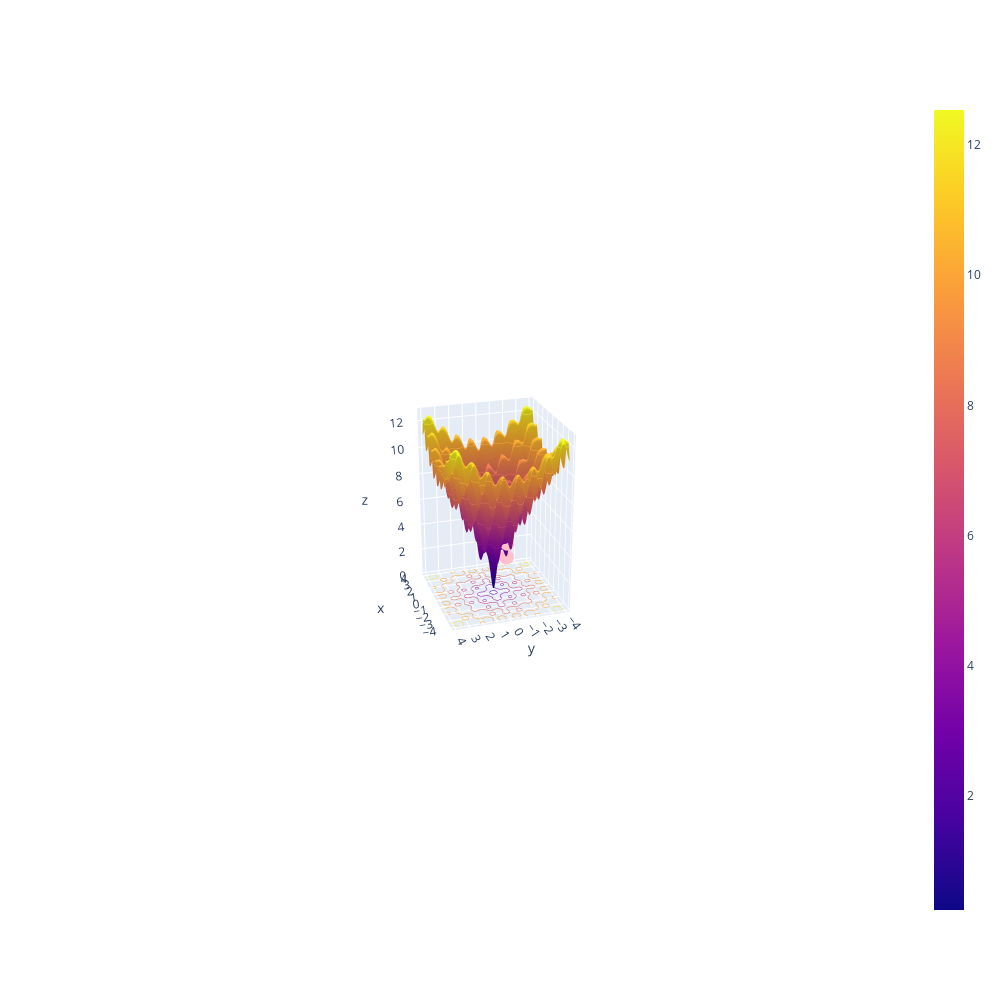

Here is the notebook cell this chart was saved with:
### Code cell
gd.show_me_visualisation("3D")

### Figure 1 — Plotly figure (JSON) as saved in the notebook; plotly's stock layout.template omitted (floating-point values rounded to 4 significant figures; data arrays with more than 128 entries replaced by an {"elided": "..."} marker saying what was removed)
{"data": [{"contours": {"z": {"highlightcolor": "limegreen", "project": {"z": true}, "show": true, "usecolormap": true}}, "type": "surface", "x": {"elided": "100x100 float values"}, "y": {"elided": "100x100 float values"}, "z": {"elided": "100x100 float values"}}, {"marker": {"color": "Pink", "size": 5}, "opacity": true, "type": "scatter3d", "x": [-0.27, -0.27, -0.27, 0.2297, 0.2297, 0.2297, -0.01941, -0.01941, -0.01941, -0.01941, 0.02145, 0.02145, 0.02145, -0.002653, -0.002653, -0.002653, -0.002653, -0.002653, 0.001245, 0.001245, 0.001245, -0.0007069, -0.0007069, -0.0007069, 0.0002694, 0.0002694, 0.0002694, -0.0002189, -0.0002189, -0.0002189, 2.525e-05, 2.525e-05, 2.525e-05, 2.525e-05, 2.525e-05, -5.27e-06, -5.27e-06, -5.27e-06, -5.27e-06, 2.359e-06], "y": [-0.92, -0.92, -0.92, -0.9041, -0.9041, -0.9041, -0.9246, -0.9246, -0.9246, -0.9246, -0.9719, -0.9719, -0.9719, -0.952, -0.952, -0.952, -0.952, -0.952, -0.9522, -0.9522, -0.9522, -0.9521, -0.9521, -0.9521, -0.9522, -0.9522, -0.9522, -0.9522, -0.9522, -0.9522, -0.9522, -0.9522, -0.9522, -0.9522, -0.9522, -0.9522, -0.9522, -0.9522, -0.9522, -0.9522], "z": [3.799, 3.799, 3.799, 3.581, 3.581, 3.581, 2.607, 2.607, 2.607, 2.607, 2.602, 2.602, 2.602, 2.58, 2.58, 2.58, 2.58, 2.58, 2.58, 2.58, 2.58, 2.58, 2.58, 2.58, 2.58, 2.58, 2.58, 2.58, 2.58, 2.58, 2.58, 2.58, 2.58, 2.58, 2.58, 2.58, 2.58, 2.58, 2.58, 2.58]}], "layout": {"height": 1000, "scene": {"aspectmode": "auto", "aspectratio": {"x": 0.8667, "y": 0.8667, "z": 1.331}, "camera": {"center": {"x": 0, "y": 0, "z": 0}, "eye": {"x": -6.149, "y": 1.911, "z": 2.853}, "projection": {"type": "perspective"}, "up": {"x": 0, "y": 0, "z": 1}}}, "width": 1000}}
